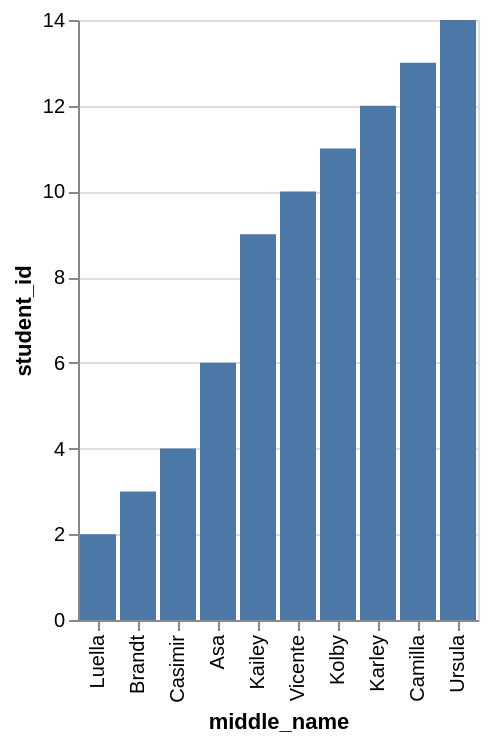

Express this chart as Vega-Lite.
### Vega-Lite specification from a JSON file in a GitHub repository (floating-point values rounded to 4 significant figures)
{"data": {"values": [{"x_data": "Luella", "y_data": 2}, {"x_data": "Brandt", "y_data": 3}, {"x_data": "Casimir", "y_data": 4}, {"x_data": "Asa", "y_data": 6}, {"x_data": "Kailey", "y_data": 9}, {"x_data": "Vicente", "y_data": 10}, {"x_data": "Kolby", "y_data": 11}, {"x_data": "Karley", "y_data": 12}, {"x_data": "Camilla", "y_data": 13}, {"x_data": "Ursula", "y_data": 14}]}, "mark": "bar", "encoding": {"x": {"field": "x_data", "type": "nominal", "title": "middle_name", "sort": {"op": "sum", "field": "y_data", "order": "ascending"}}, "y": {"field": "y_data", "type": "quantitative", "title": "student_id"}}}
